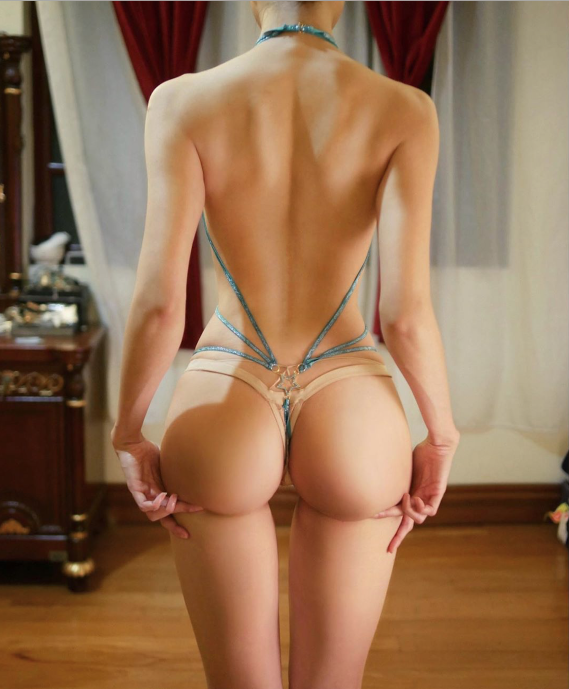
//> input picture Resources/cathy.png, 1138 x 1378 px (shown at 1/2 size)
$ ./Sobel   (built with g++ and OpenCV 4)
//> lines starting //> are read from the running program, lines starting //| are printed output that depends on the picture
#include <iostream>
#include "opencv2/imgproc.hpp"
#include "opencv2/highgui.hpp"
using namespace cv;

 const int fac[9]={1, 1, 2, 6, 24, 120, 720, 5040, 40320};
//Sobel平滑算子
Mat getSmmoothKernel(int ksize){
    Mat Smooth = Mat::zeros(Size(ksize, 1), CV_32FC1);
    for(int i = 0; i < ksize; i++){
        Smooth.at<float>(0, i) = float(fac[ksize-1]/(fac[i] * fac[ksize-1-i]));
    }
    return Smooth;
}
//Sobel差分算子
Mat getDiffKernel(int ksize){
    Mat Diff = Mat::zeros(Size(ksize, 1), CV_32FC1);
    Mat preDiff = getSmmoothKernel(ksize-1);
    for(int i = 0; i < ksize; i++){
        if(i == 0){
            Diff.at<float>(0, i) = 1;
        }else if(i == ksize-1){
            Diff.at<float>(0, i) = -1;
        }else{
            Diff.at<float>(0, i) = preDiff.at<float>(0, i) - preDiff.at<float>(0, i-1);
        }
    }
    return Diff;
}
//调用filter2D实现卷积
void conv2D(InputArray src, InputArray kernel, OutputArray dst, int dep, Point anchor=Point(-1,-1), int borderType=BORDER_DEFAULT){
    Mat kernelFlip;
    flip(kernel, kernelFlip, -1);
    filter2D(src, dst, dep, kernelFlip, anchor, 0.0, borderType);
}
//先进行垂直方向的卷积，再进行水平方向的卷积
void sepConv2D_Y_X(InputArray src, OutputArray dst, int dep, InputArray kernelY, InputArray kernelX, Point anchor=Point(-1,-1), int borderType=BORDER_DEFAULT){
    Mat Y;
    conv2D(src, kernelY, Y, dep, anchor, borderType);
    conv2D(Y, kernelX, dst, dep, anchor, borderType);
}
//先进行水平方向的卷积，再进行垂直方向的卷积
void sepConv2D_X_Y(InputArray src, OutputArray dst, int dep, InputArray kernelX, InputArray kernelY, Point anchor=Point(-1,-1), int borderType=BORDER_DEFAULT){
    Mat X;
    conv2D(src, kernelX, X, dep, anchor, borderType);
    conv2D(X, kernelY, dst, dep, anchor, borderType);
}
//Sobel算子提取边缘信息
Mat Sobel(Mat &src, int x_flag, int y_flag, int kSize, int borderType){
    Mat Smooth = getSmmoothKernel(kSize);
    Mat Diff = getDiffKernel(kSize);
    Mat dst;
    if(x_flag){
        sepConv2D_Y_X(src, dst, CV_32FC1, Smooth.t(), Diff, Point(-1, -1), borderType);
    }else if(x_flag == 0 && y_flag){
        sepConv2D_X_Y(src, dst, CV_32FC1, Smooth, Diff.t(), Point(-1, -1), borderType);
    }
    return dst;
}
int main(){
    Mat src = imread("../../resources/cathy.png");
//> src is the input picture: 1378 rows x 1138 cols, CV_8UC3; mean B, G, R 83.5, 112.5, 148.1
    Mat gray;
    cvtColor(src, gray, COLOR_BGR2GRAY);
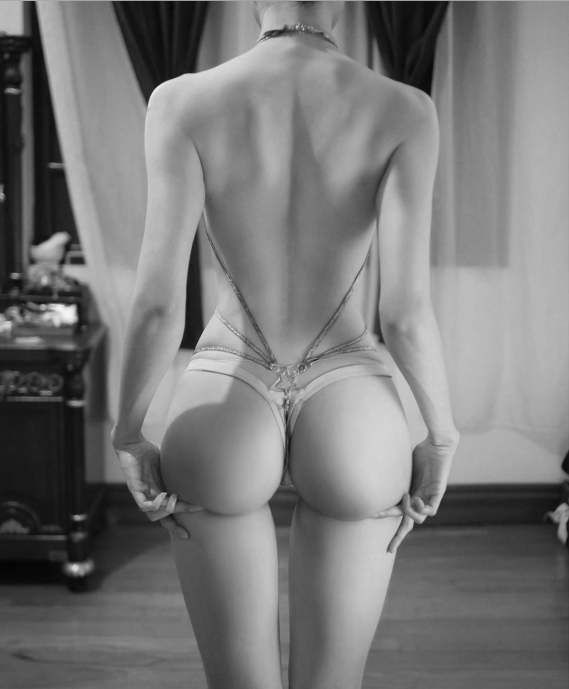
//> gray: 1378 rows x 1138 cols, CV_8UC1 (shown at 1/2 size); min 0, max 247, mean 119.8
    Mat dst1 = Sobel(gray, 1, 0, 3, BORDER_DEFAULT);
//> in conv2D, `flip(kernel, kernelFlip, -1);`: kernelFlip = [1, 2, 1]
//> call 2 of conv2D, with dep = 5, anchor = Point(-1, -1), borderType = 4
//> in conv2D (call 2), `flip(kernel, kernelFlip, -1);`: kernelFlip = [-1, 0, 1]
//> in conv2D (call 2), `filter2D(src, dst, dep, kernelFlip, anchor, 0.0, borderType);`:
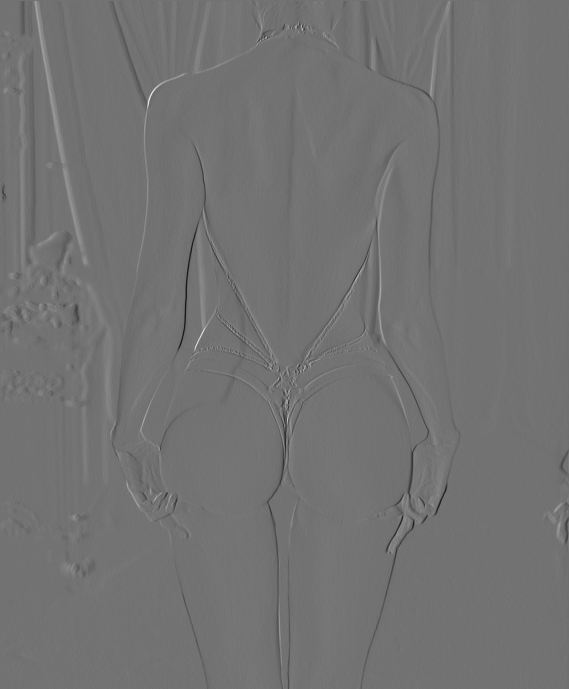
//> dst: 1378 rows x 1138 cols, CV_32FC1 (shown at 1/2 size); min -518, max 633, mean 0.5; drawn with min black and max white
    Mat dst2 = Sobel(gray, 0, 1, 3, BORDER_DEFAULT);
//> call 4 of conv2D, with dep = 5, anchor = Point(-1, -1), borderType = 4
//> in conv2D (call 4), `filter2D(src, dst, dep, kernelFlip, anchor, 0.0, borderType);`:
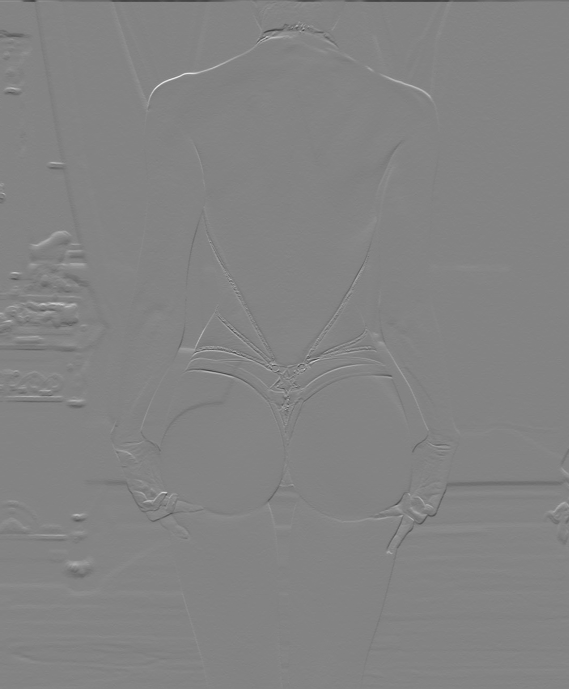
//> dst: 1378 rows x 1138 cols, CV_32FC1 (shown at 1/2 size); min -646, max 604, mean -0.4; drawn with min black and max white
    //转8位灰度图显示
    //convertScaleAbs(dst1, dst1);
    convertScaleAbs(dst2, dst2);
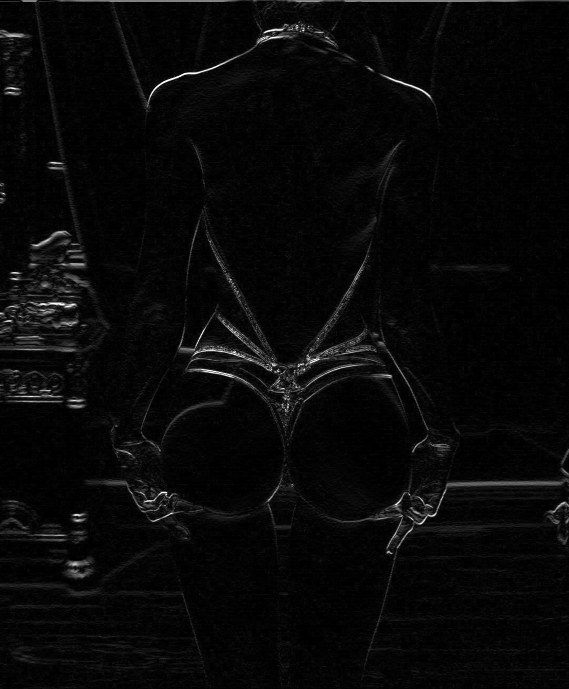
//> dst2: 1378 rows x 1138 cols, CV_8UC1 (shown at 1/2 size); min 0, max 255, mean 8.4
    imshow("origin", gray);
    imshow("result-X", dst1);
    imshow("result-Y", dst2);
    waitKey(0);
    return 0;
}
